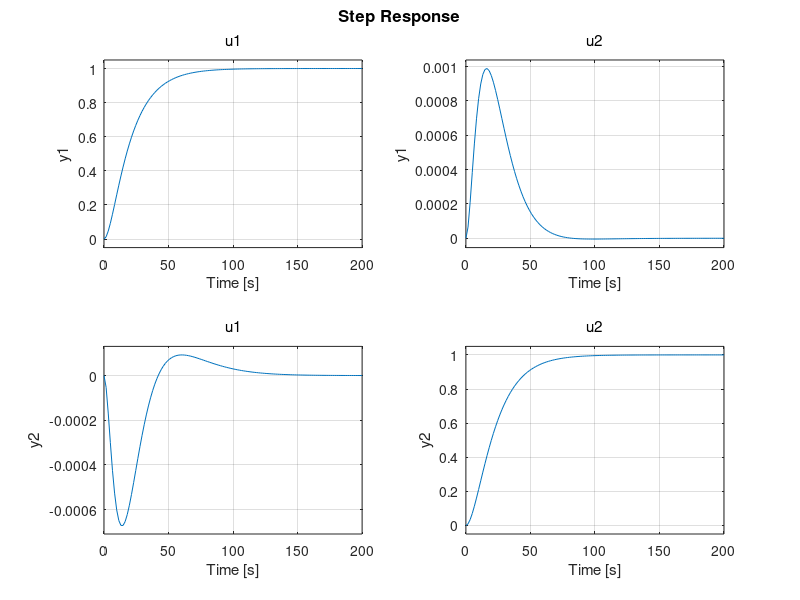
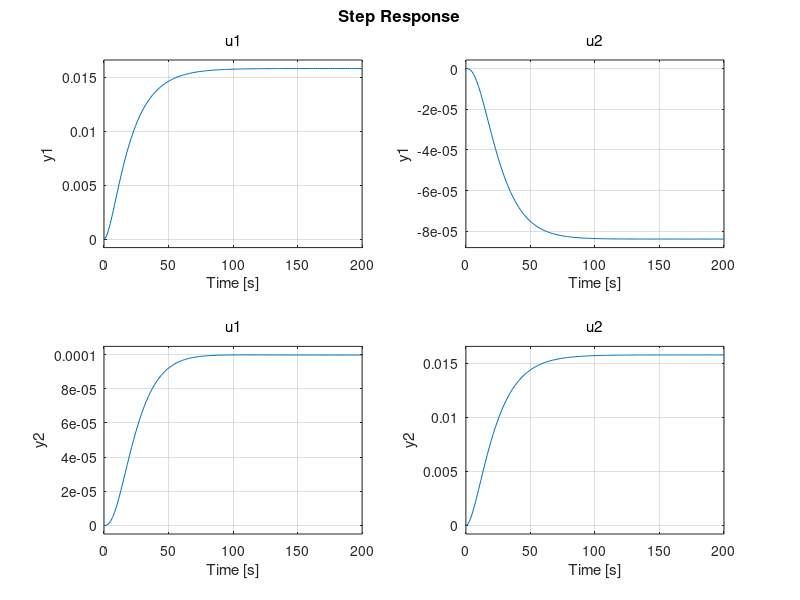

These charts were generated, in order, by the following MATLAB code:
% Control Systems Lab (2020-2021) - Group 3 
close all; clear all; clc;

%% Load White-Box Models
load('syst_TS1_TS2_TH1_TH2.mat')

%% State

% Check open loop eigenvalues
E = eig(A);

% Check for Controllability
Contr = ctrb(A,B);
Contr_check = length(A) - rank(Contr); % It is full rank thus controllable

Q = [1000 0 0 0;   % Penalize bad performance. Beste resultaat.
     0 1000 0 0;
     0 0 1000 0;
     0 0 0 1000];
R = [0.5 0; 0 0.5];  % Penalize effort. Beste resultaat.
L = lqr(A,B,Q,R) % Create Gain Matrix K (LQR)

% Observer poles: P = [-0.49, -0.491, -0.49, -0.491];

% Check Closed Loop Eigenvalues;
Acl = A - B*L;
Ecl = eig(Acl);

% Close Loop System
syscl = ss(Acl, B, C, D);
figure(2);
step(syscl)

% Solve for Kr
Ldc = dcgain(syscl);
Lr = inv(Ldc) % Inverse of dcgain for scaling

% Scaled Close Loop System
syscl_lqr_scaled = ss(Acl, B*Lr, C, D);

% Feedforward Gain G
% G = -inv(C*inv(A-B*K)*B);

% Run
figure(1);
step(syscl_lqr_scaled); % Closed-loop system (Continuous time)

%% Save Workspace
save('L_Lr_LQR.mat','L','Lr')
